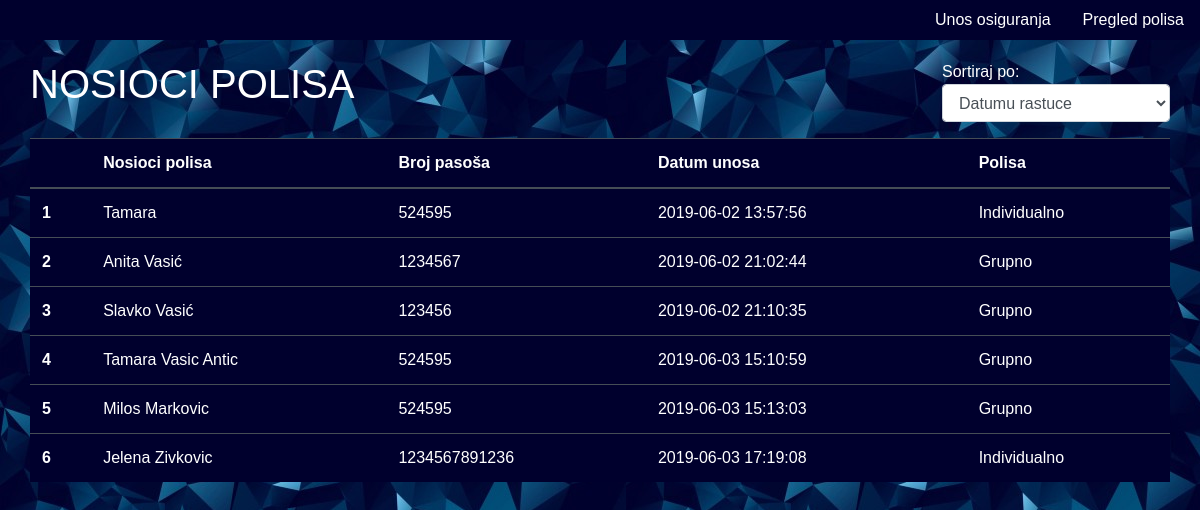
The app's page /Policy/index/ with its own data.
### tables this page shows
CREATE TABLE IF NOT EXISTS `nosioci_osiguranja` (
  `id` int(11) NOT NULL AUTO_INCREMENT,
  `ime_i_prezime` varchar(45) NOT NULL,
  `datum_rodjenja` date NOT NULL,
  `broj_pasosa` varchar(45) NOT NULL,
  `telefon` varchar(45) NOT NULL,
  `email` varchar(45) NOT NULL,
  `polazak` date NOT NULL,
  `dolazak` date NOT NULL,
  `polisa` int(11) NOT NULL,
  `datum_unosa` datetime NOT NULL,
  PRIMARY KEY (`id`)
);

### controller/Policy.php (called while the page is built, shortened)
<?php
class Policy extends Controller{
	public function index(){
		$this->data['content']=PolicyDB::getAllPolicy();
		$this->show_view('policy');
	}
}

### model/DB.php (called while the page is built, shortened)
<?php
class DB{
	private static $conn;
	private static function getInstance(){
		return self::$conn;
	}
	private function __construct(){
		self::$conn = mysqli_connect(DB_HOST,DB_USER,DB_PASS,DB_NAME);
		self::$conn->set_charset('utf8');
	}
	protected static function executeSQL($sql) {
		$db = self::getInstance();
		$req = $db->query($sql);
		return $req;
	}
}

### model/PolicyDB.php (called while the page is built, shortened)
<?php
class PolicyDB extends DB{
	public static function getAllPolicy(){
		$sql="SELECT * FROM nosioci_osiguranja";
		$req = self::executeSQL($sql);
		$rez = $req->fetch_all(MYSQLI_ASSOC);
		return $rez;
	}
}

### view/policy.php (the view, shortened to what this page needs)
<div class="container">
<div class="row">
	<div style="width: 100%">
	<h1 style="color: white;" id="naslov1">NOSIOCI POLISA</h1>
   <div class="form-group" id="sortTable">
    <label for="select">Sortiraj po:</label>
    <select class="form-control" id="selectSort" onchange="sortTableByDate()">
      <option value="1" selected >Datumu rastuce</option>
    </select>
  </div>
  </div>
<table class="table table-hover table-dark" id="tabela">
  <thead>
    <tr>
      <th scope="col"></th>
      <th scope="col">Nosioci polisa</th>
      <th scope="col">Broj pasoša</th>
      <th scope="col">Datum unosa</th>
      <th scope="col">Polisa</th>
    </tr>
  </thead>
  <tbody>
  	<?php
  	$brojac=0;
  		foreach ($this->data['content'] as $key => $value) {
  			?>
  			<tr onclick="singlePolicy(<?php echo $value['id']; ?>)">
		      <th scope="row"><?php echo ++$brojac; ?></th>
		      <td><?php echo $value['ime_i_prezime']; ?></td>
		      <td><?php echo $value['broj_pasosa']; ?></td>
		      <td><?php echo $value['datum_unosa']; ?></td>
		      <?php
		      	if ($value['polisa']==0) {
		      		?>
		      			<td><?php echo 'Individualno'; ?></td>
		      		<?php
		      	}else{
		      		?>
		      			 <td><?php echo 'Grupno'; ?></td>
		      		<?php
		      	}
		       ?>
		    </tr>
  			<?php
  		}
  	 ?>
  </tbody>
</table>
	</div>
</div>

### index.php (shortened to what this page needs)
<?php
class Controller{
	public function show_view($view) {
		require 'view/header.php';
		require 'view/navbar.php';
		require 'view/'.$view.'.php';
		require 'view/footer.php';
	}
}
		if (isset($_GET['c']) && isset($_GET['m']) && isset($_GET['v']) ) {
			$method = $_GET['m'];
			$id=$_GET['v'];
			$c = new $controller;
			$c->$method($id);
		}elseif(isset($_GET['m']) && isset($_GET['c']) && !isset($_GET['v'])){
			$controller = $_GET['c'];
			$method = $_GET['m'];
			include 'controller/'.$controller.'.php';
			$c = new $controller;
			$c->$method();
		}else{
			$controller = 'Home';
			$method='index';
			include 'controller/'.$controller.'.php';
			$c = new $controller;
			$c->index();
		}
?>

### view/header.php (shortened to what this page needs)
<!doctype html>
<html lang="en">
  <head>
    <link rel="stylesheet" type="text/css" href="https://cdn.jsdelivr.net/npm/daterangepicker/daterangepicker.css">
    <link rel="stylesheet" href="https://stackpath.bootstrapcdn.com/bootstrap/4.3.1/css/bootstrap.min.css">
    <link rel="stylesheet" type="text/css" href="<?php echo ROOT_PATH; ?>assets/css/main.css">
  </head>
  <body>

### view/navbar.php
<ul class="nav justify-content-end" id="navId">
  <li class="nav-item">
    <a class="nav-link active" href="<?php echo ROOT_PATH; ?>Home/index/">Unos osiguranja</a>
  </li>
  <li class="nav-item">
    <a class="nav-link" href="<?php echo ROOT_PATH; ?>Policy/index/">Pregled polisa</a>
  </li>
</ul>

### view/footer.php (shortened to what this page needs)
  </body>
</html>

### assets/css/main.css (style rules this page uses)
body { background-image: url(../../uploads/slike/background.jpg); font-family: 'Arial'; }
.table-dark { background-color: rgb(0,0,45); }
#navId { background-color: rgb(0,0,45); margin-bottom: 20px; }
label { margin: 0; color: white; }
a { color: white; }
#naslov1 { display: block; width: 70%; float: left; }
#sortTable { width: 20%; float: right; }

### records on screen
nosioci_osiguranja: ime_i_prezime "Tamara", broj_pasosa "524595", datum_unosa "2019-06-02 13:57:56", polisa "Individualno"
nosioci_osiguranja: ime_i_prezime "Anita Vasić", broj_pasosa "1234567", datum_unosa "2019-06-02 21:02:44", polisa "Grupno"
nosioci_osiguranja: ime_i_prezime "Slavko Vasić", broj_pasosa "123456", datum_unosa "2019-06-02 21:10:35", polisa "Grupno"
nosioci_osiguranja: ime_i_prezime "Tamara Vasic Antic", broj_pasosa "524595", datum_unosa "2019-06-03 15:10:59", polisa "Grupno"
nosioci_osiguranja: ime_i_prezime "Milos Markovic", broj_pasosa "524595", datum_unosa "2019-06-03 15:13:03", polisa "Grupno"
nosioci_osiguranja: ime_i_prezime "Jelena Zivkovic", broj_pasosa "1234567891236", datum_unosa "2019-06-03 17:19:08", polisa "Individualno"
